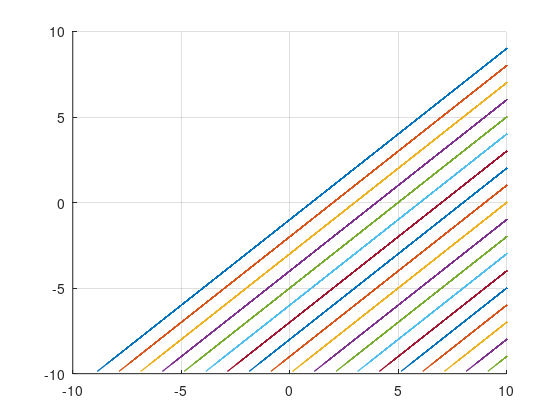

Reproduce this figure in MATLAB.
z = 1:20;

num = 100;
y = (rand(num,1)-0.5)*20;
x = y+z;

f1 = figure(1);
clf;
hold on;
grid on
for ii = 1:length(z)
   
   plot(x(:,ii),y,'-');
   
end

axis([-10,10,-10,10])


filepath = '/home/mark/thinkspace/math_290/11hw/images';

set(f1,'Units','Inches');
pos = get(f1,'Position');
set(f1,'PaperPositionMode','Auto','PaperUnits','Inches','PaperSize',[pos(3), pos(4)])
print(f1,[filepath,'/20_4'],'-dpdf','-r0')